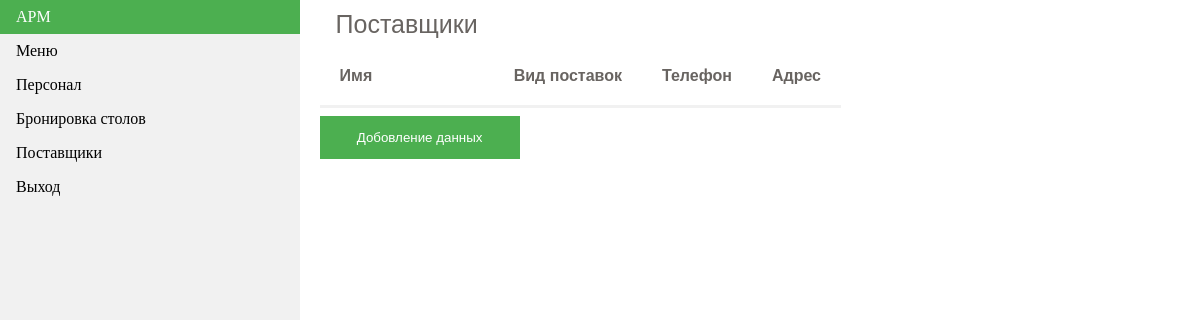
The app's page /suppliers/, older data.
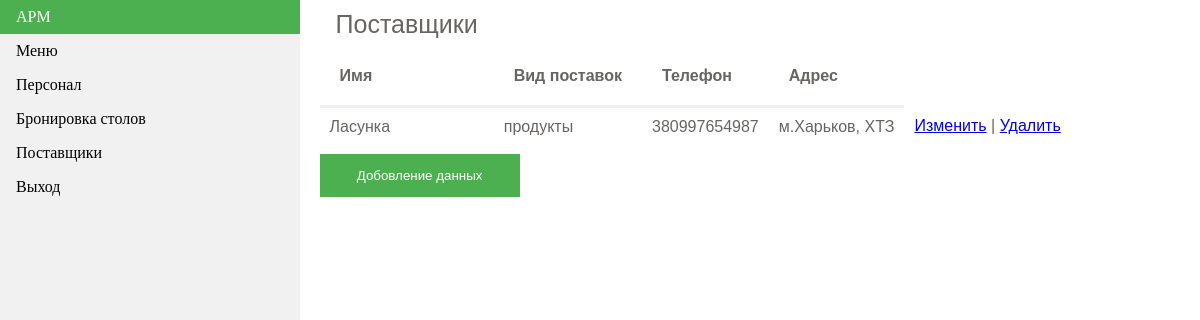
The same page, newer data.
### suppliers/models.py (models this page shows, shortened)
class Supply(models.Model):
    name = models.CharField(max_length=50)
    type_supply = models.CharField(max_length=50)
    phone = models.IntegerField()
    address = models.CharField(max_length=100)

### suppliers/views.py (the view)
# urls.py: path('suppliers/', include('suppliers.urls')),
def suppliers(request):
    suppli = Supply.objects.all()
    return render(request, 'suppliers/suppliers.html', {'suppli': suppli})

### templates/suppliers/suppliers.html
{% extends "entrance/novigation.html" %}
{% block content %}
    <div class="content">
        <table>
            <caption> Поставщики</caption>
            <tr>
                <th> Имя</th>
                <th> Вид поставок</th>
                <th> Телефон</th>
                <th> Адрес</th>
            </tr>
            {% for res in suppli %}
                <tr>
                    <td>{{ res.name }}</td>
                    <td>{{ res.type_supply }}</td>
                    <td>{{ res.phone }}</td>
                    <td>{{ res.address }}</td>
                    <td><a href='edit/{{ res.id }}'>Изменить</a> | <a href='delete/{{ res.id }}'>Удалить</a></td>
                </tr>
            {% endfor %}
        </table>
        <form action='addSuppliers/'>
            <button style='width:200px;'> Добовление данных</button>
        </form>
    </div>
{% endblock %}

### templates/entrance/novigation.html (shortened to what this page needs)
<!DOCTYPE html>
<html>
<head>
</head>
<body>
<ul class="sidenav">
    <li><a class="active" href="/homePage">АРМ</a></li>
    <li><a href="/menu">Меню</a></li>
    <li><a href="/employee">Персонал </a></li>
    <li><a href="/tables">Бронировка столов</a></li>
    <li><a href="/suppliers">Поставщики</a></li>
    <li><a href="/">Выход</a></li>
</ul>
<div class="content">
    {% block content %}
    {% endblock %}
</div>
</body>

### templates/entrance/novigation.html (style rules this page uses)
body { margin: 0; }
ul.sidenav { list-style-type: none; margin: 0; padding: 0; width: 25%; background-color: #f1f1f1; position: fixed; height: 100%; overflow: auto; }
ul.sidenav li a { display: block; color: #000; padding: 8px 16px; text-decoration: none; }
ul.sidenav li a.active { background-color: #4CAF50; color: white; }
div.content { margin-left: 13%; padding: 1px 16px; height: 100px; }
table { font-family: "Lucida Sans Unicode", "Lucida Grande", Sans-Serif; border-collapse: collapse; color: #686461; }
caption { padding: 20px; display: block; padding: 8px 16px; text-decoration: none; font-size: 25px; text-align: center; }
th { border-bottom: 3px solid #f1f1f1; padding: 20px; text-align: left; }
td { padding: 10px; }
button { background-color: #4CAF50; color: white; padding: 14px 20px; margin: 8px 0; border: none; cursor: pointer; width: 100%; }

Row changes from the older to the newer data that the page shows:
added Supply: name "Ласунка", type_supply "продукты", phone "380997654987", address "м.Харьков, ХТЗ"
